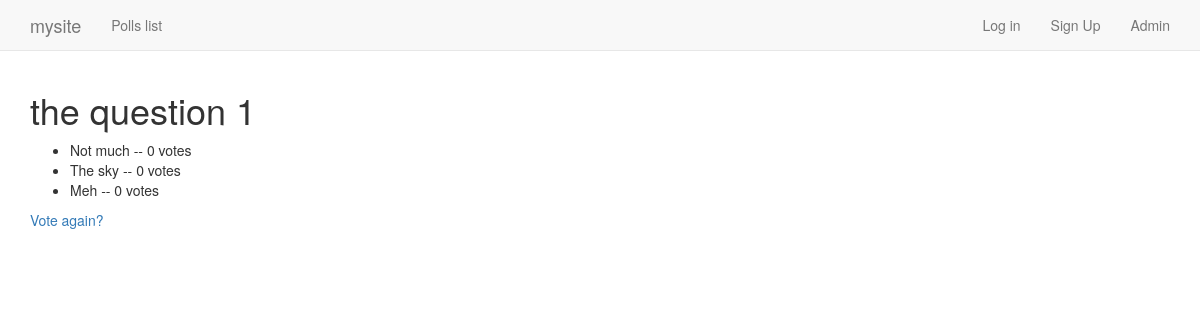
The app's page /polls/1/results/, older data.
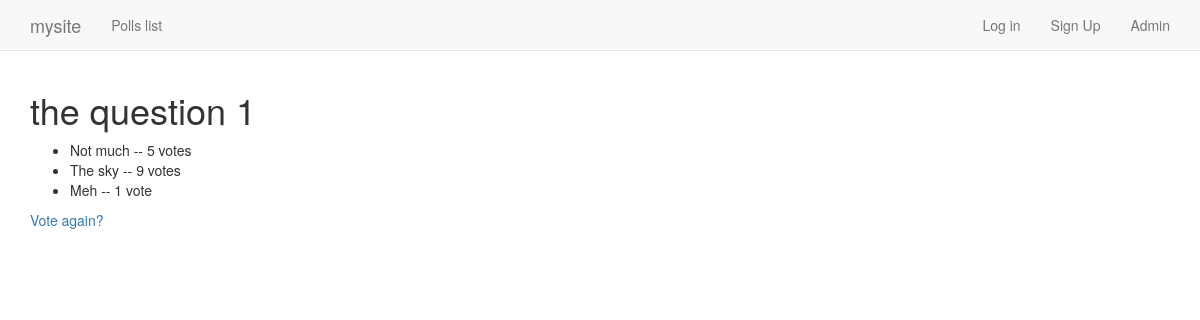
The same page, newer data.
### polls/models.py (models this page shows, shortened)
class Question(models.Model):
    question_text = models.CharField(max_length=200)
    pub_date = models.DateField('date published')
    class Meta:
        verbose_name = "Question"
        verbose_name_plural = "Questions"

class Choice(models.Model):
    question = models.ForeignKey(Question, on_delete=models.CASCADE)
    choice_text = models.CharField(max_length=200)
    votes = models.IntegerField(default=0)
    class Meta:
        verbose_name = "Choice"
        verbose_name_plural = "Choices"

### polls/views.py (the view)
# urls.py: url(r'^(?P<pk>[0-9]+)/results/$', views.QuestionResultsView.as_view(), name='results'),
class QuestionResultsView(DetailView):
    model = models.Question
    template_name = "polls/results.html"

### polls/templates/polls/results.html
{% extends '../base.html' %}
{% block body_block %}
    <h1>{{ question.question_text }}</h1>
    <ul>
    {% for choice in question.choice_set.all %}
        <li>{{ choice.choice_text }} -- {{ choice.votes }} vote{{ choice.votes|pluralize }}</li>
    {% endfor %}
    </ul>
    <a href="{% url 'polls:detail' question.id %}">Vote again?</a>
{% endblock body_block %}

### templates/base.html (shortened to what this page needs)
<!DOCTYPE html>
{% load static from staticfiles %}
<html lang="en">
<head>
  <link rel="stylesheet" href="https://maxcdn.bootstrapcdn.com/bootstrap/3.3.7/css/bootstrap.min.css">
  <link rel="stylesheet" type="text/css" href="{% static "css/style.css" %}">
</head>
<body>
    {% include "topnavbar.html" %}
    <div class="container">
      {% block body_block %}
      {% endblock %}
    </div>
</body>
</html>

### templates/topnavbar.html (shortened to what this page needs)
<nav class="navbar navbar-default navbar-fixed-top">
      <div class="container">
        <div class="navbar-header">
          <a class="navbar-brand" href="{% url 'home' %}">mysite</a>
        </div>
        <div id="navbar" class="navbar-collapse collapse">
          <ul class="nav navbar-nav">
            <li><a href="{% url 'polls:index' %}">Polls list</a></li>
          </ul>
          <ul class="nav navbar-nav navbar-right">
            <li>{% if user.is_authenticated %}
              <a href="{% url 'logout' %}">Log Out</a></li>
            {% else %}
            <li><a href="{% url 'login' %}">Log in</a></li>
            <li><a class="signup" href="{% url 'signup' %}">Sign Up</a></li>
            {% endif %}
            <li><a href="{% url 'admin:index' %}">Admin</a></li>
          </ul>
        </div>
      </div>
    </nav>

### static/css/style.css (style rules this page uses)
body { padding-top: 70px; }

Row changes from the older to the newer data that the page shows:
changed Choice "Not much": votes "0" → "5"
changed Choice "The sky": votes "0" → "9"
changed Choice "Meh": votes "0" → "1"
